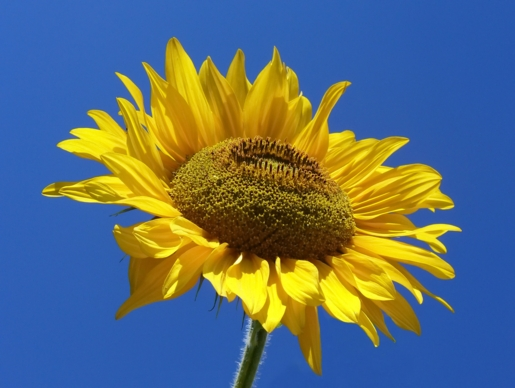
#> input picture Sunflower.jpg, 515 x 388 px
$ python 'pr 5.2.py'
#> lines starting #> are read from the running program, lines starting #| are printed output that depends on the picture
import cv2
import numpy
# using imread()
img = cv2.imread("Sunflower.jpg")
#> img is the input picture: shape (388, 515, 3); mean B, G, R 116.4, 110.1, 93.3
dst = cv2.GaussianBlur(img, (5, 5), cv2.BORDER_DEFAULT)
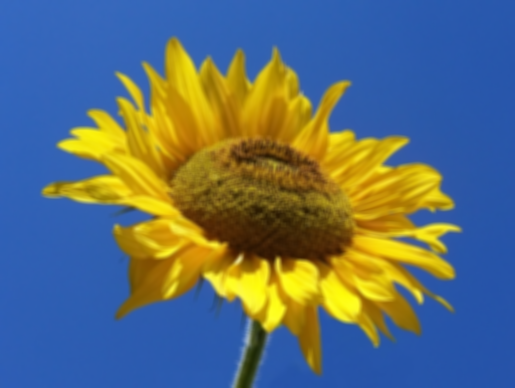
#> dst: shape (388, 515, 3); mean B, G, R 116.4, 110.1, 93.3
cv2.imshow('CS24125 image', numpy.hstack((img, dst)))
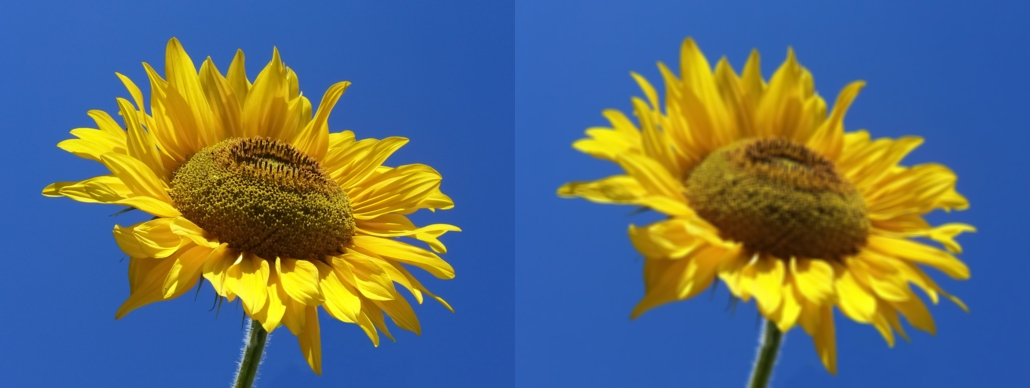
#> window 'CS24125 image': shape (388, 1030, 3); mean B, G, R 116.4, 110.1, 93.3
cv2.waitKey(0);
cv2.destroyAllWindows();
cv2.waitKey(1)

$ run again, with Brightness & contrast.jpg copied over Sunflower.jpg
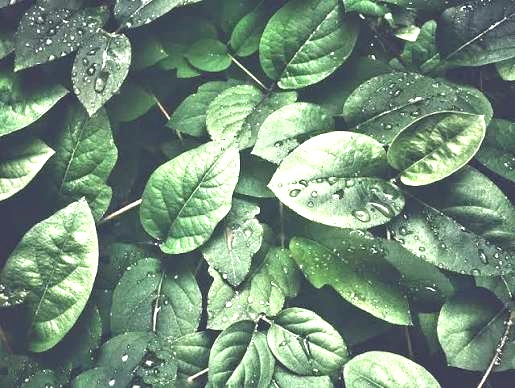
#> input picture Brightness & contrast.jpg, 515 x 388 px
#> img is the input picture: shape (388, 515, 3); mean B, G, R 123.3, 142.3, 116.8
#> `dst = cv2.GaussianBlur(img, (5, 5), cv2.BORDER_DEFAULT)`:
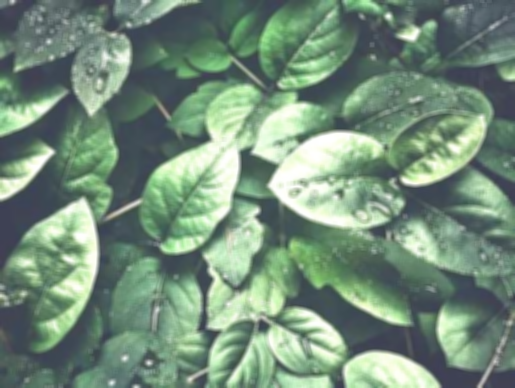
#> dst: shape (388, 515, 3); mean B, G, R 123.2, 142.3, 116.8
#> `cv2.imshow('CS24125 image', numpy.hstack((img, dst)))`:
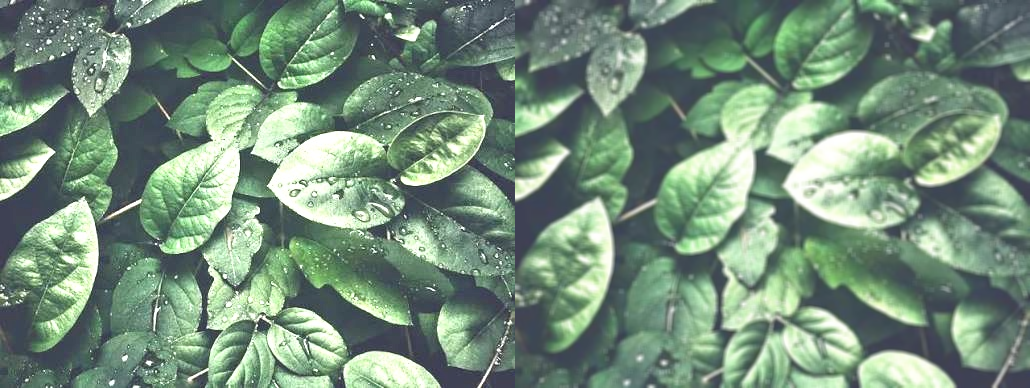
#> window 'CS24125 image': shape (388, 1030, 3); mean B, G, R 123.3, 142.3, 116.8
